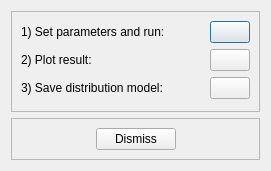
<?xml version="1.0" encoding="UTF-8"?>
<ui version="4.0">
 <class>DistributionModelingDialog</class>
 <widget class="QDialog" name="DistributionModelingDialog">
  <property name="geometry">
   <rect>
    <x>0</x>
    <y>0</y>
    <width>271</width>
    <height>171</height>
   </rect>
  </property>
  <property name="windowTitle">
   <string>Dialog</string>
  </property>
  <layout class="QVBoxLayout" name="verticalLayout">
   <item>
    <widget class="QFrame" name="frame_2">
     <property name="sizePolicy">
      <sizepolicy hsizetype="Preferred" vsizetype="MinimumExpanding">
       <horstretch>0</horstretch>
       <verstretch>0</verstretch>
      </sizepolicy>
     </property>
     <property name="frameShape">
      <enum>QFrame::StyledPanel</enum>
     </property>
     <property name="frameShadow">
      <enum>QFrame::Raised</enum>
     </property>
     <layout class="QGridLayout" name="gridLayout" columnstretch="1,0" columnminimumwidth="0,2">
      <item row="0" column="0">
       <widget class="QLabel" name="label">
        <property name="text">
         <string>1) Set parameters and run:</string>
        </property>
        <property name="alignment">
         <set>Qt::AlignLeading|Qt::AlignLeft|Qt::AlignVCenter</set>
        </property>
       </widget>
      </item>
      <item row="0" column="1">
       <widget class="QPushButton" name="btnParameters">
        <property name="text">
         <string/>
        </property>
        <property name="icon">
         <iconset resource="resources.qrc">
          <normaloff>:/icons/setting16</normaloff>:/icons/setting16</iconset>
        </property>
       </widget>
      </item>
      <item row="1" column="0">
       <widget class="QLabel" name="label_2">
        <property name="text">
         <string>2) Plot result:</string>
        </property>
        <property name="alignment">
         <set>Qt::AlignLeading|Qt::AlignLeft|Qt::AlignVCenter</set>
        </property>
       </widget>
      </item>
      <item row="1" column="1">
       <widget class="QPushButton" name="btnPlot">
        <property name="text">
         <string/>
        </property>
        <property name="icon">
         <iconset resource="resources.qrc">
          <normaloff>:/icons/plot16</normaloff>:/icons/plot16</iconset>
        </property>
       </widget>
      </item>
      <item row="2" column="0">
       <widget class="QLabel" name="label_3">
        <property name="text">
         <string>3) Save distribution model:</string>
        </property>
        <property name="alignment">
         <set>Qt::AlignLeading|Qt::AlignLeft|Qt::AlignVCenter</set>
        </property>
       </widget>
      </item>
      <item row="2" column="1">
       <widget class="QPushButton" name="btnSave">
        <property name="text">
         <string/>
        </property>
        <property name="icon">
         <iconset resource="resources.qrc">
          <normaloff>:/icons/save16</normaloff>:/icons/save16</iconset>
        </property>
       </widget>
      </item>
     </layout>
    </widget>
   </item>
   <item>
    <widget class="QFrame" name="frame">
     <property name="sizePolicy">
      <sizepolicy hsizetype="Preferred" vsizetype="Preferred">
       <horstretch>0</horstretch>
       <verstretch>0</verstretch>
      </sizepolicy>
     </property>
     <property name="frameShape">
      <enum>QFrame::StyledPanel</enum>
     </property>
     <property name="frameShadow">
      <enum>QFrame::Raised</enum>
     </property>
     <layout class="QHBoxLayout" name="horizontalLayout">
      <item>
       <spacer name="horizontalSpacer_2">
        <property name="orientation">
         <enum>Qt::Horizontal</enum>
        </property>
        <property name="sizeHint" stdset="0">
         <size>
          <width>40</width>
          <height>20</height>
         </size>
        </property>
       </spacer>
      </item>
      <item>
       <widget class="QPushButton" name="btnDismiss">
        <property name="text">
         <string>Dismiss</string>
        </property>
       </widget>
      </item>
      <item>
       <spacer name="horizontalSpacer">
        <property name="orientation">
         <enum>Qt::Horizontal</enum>
        </property>
        <property name="sizeHint" stdset="0">
         <size>
          <width>40</width>
          <height>20</height>
         </size>
        </property>
       </spacer>
      </item>
     </layout>
    </widget>
   </item>
  </layout>
 </widget>
 <resources>
  <include location="resources.qrc"/>
 </resources>
 <connections>
  <connection>
   <sender>btnDismiss</sender>
   <signal>clicked()</signal>
   <receiver>DistributionModelingDialog</receiver>
   <slot>reject()</slot>
   <hints>
    <hint type="sourcelabel">
     <x>137</x>
     <y>143</y>
    </hint>
    <hint type="destinationlabel">
     <x>267</x>
     <y>141</y>
    </hint>
   </hints>
  </connection>
  <connection>
   <sender>btnParameters</sender>
   <signal>clicked()</signal>
   <receiver>DistributionModelingDialog</receiver>
   <slot>onParameters()</slot>
   <hints>
    <hint type="sourcelabel">
     <x>242</x>
     <y>30</y>
    </hint>
    <hint type="destinationlabel">
     <x>267</x>
     <y>31</y>
    </hint>
   </hints>
  </connection>
  <connection>
   <sender>btnPlot</sender>
   <signal>clicked()</signal>
   <receiver>DistributionModelingDialog</receiver>
   <slot>onPlot()</slot>
   <hints>
    <hint type="sourcelabel">
     <x>241</x>
     <y>63</y>
    </hint>
    <hint type="destinationlabel">
     <x>267</x>
     <y>66</y>
    </hint>
   </hints>
  </connection>
  <connection>
   <sender>btnSave</sender>
   <signal>clicked()</signal>
   <receiver>DistributionModelingDialog</receiver>
   <slot>onSave()</slot>
   <hints>
    <hint type="sourcelabel">
     <x>239</x>
     <y>92</y>
    </hint>
    <hint type="destinationlabel">
     <x>267</x>
     <y>104</y>
    </hint>
   </hints>
  </connection>
 </connections>
 <slots>
  <slot>onParameters()</slot>
  <slot>onSave()</slot>
  <slot>onPlot()</slot>
 </slots>
</ui>
